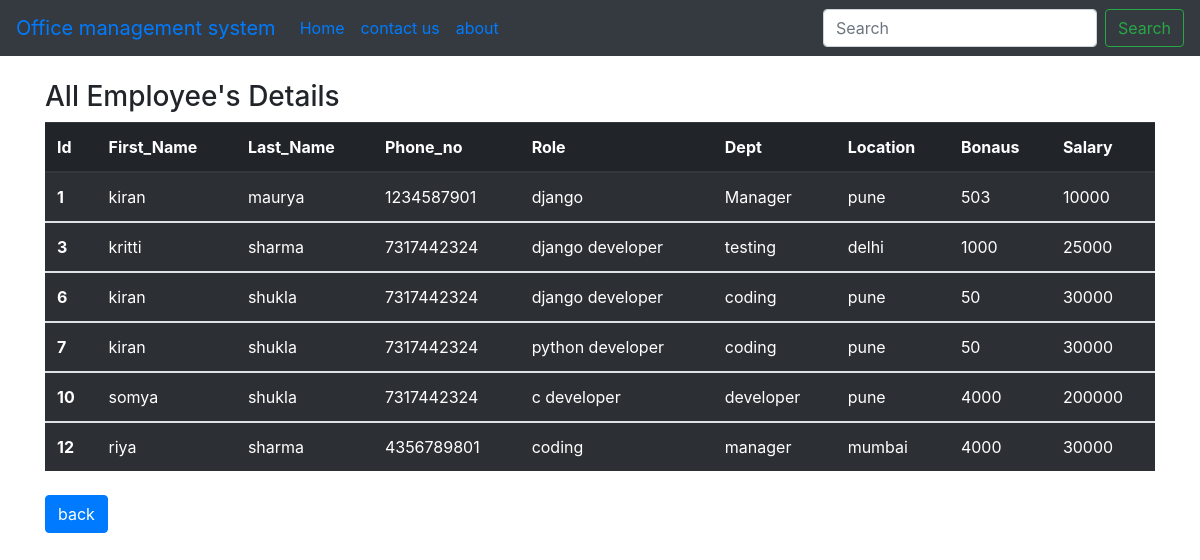
The app's page /employee/totalemp/ with its own data.
### employee/models.py (models this page shows, shortened)
class Employee(models.Model):
    first_name = models.CharField(max_length=100,default="")
    last_name = models.CharField(max_length=100,default="")
    bonus = models.IntegerField(default=0)
    salary = models.IntegerField(default=0)
    phone = models.IntegerField(default=0)
    role_name= models.CharField(max_length=200,default="")
    dept_name = models.CharField(max_length=200,default="")
    location = models.CharField(max_length=500,default="")

### employee/views.py (the view)
# urls.py: path("totalemp/",views.total_employee,name = "TOtalEmp"),
def total_employee(request):
   all_emp = Employee.objects.all()
   param = {"allemp":all_emp}
   return render(request,'employee/totalemp.html',param)

### templates/employee/totalemp.html (shortened to what this page needs)
{% extends 'basic.html' %}
{% block body %}
<div class="container my-4">
    <h3> All Employee's Details</h3>
<table class="table table-striped table-dark">
    <thead>
      <tr>
        <th scope="col">Id</th>
        <th scope="col">First_Name</th>
        <th scope="col">Last_Name</th>
        <th scope="col">Phone_no</th>
        <th scope="col">Role</th>
        <th scope="col">Dept</th>
        <th scope="col">Location</th>
        <th scope="col">Bonaus</th>
        <th scope="col">Salary</th>
      </tr>
    </thead>
    {% for emp in allemp %}
    <tbody>
      <tr>
       <th scope= "row">{{emp.id}}</th>
        <td>{{emp.first_name}}</td>
        <td>{{emp.last_name}}</td>
        <td>{{emp.phone}}</td>
        <td>{{emp.role_name}}</td>
        <td>{{emp.dept_name}}</td>
        <td>{{emp.location}}</td>
        <td>{{emp.bonus}}</td>
        <td>{{emp.salary}}</td>
      </tr>
    </tbody>
    {% endfor%}
  </table>
  <a href="/employee"class = "btn btn-primary my-2">back</a>
</div>
    {% endblock %}

### templates/basic.html (shortened to what this page needs)
<!doctype html>
<html lang="en">
  <head>
    <link rel="stylesheet" href="https://cdn.jsdelivr.net/npm/bootstrap@4.0.0/dist/css/bootstrap.min.css">
  </head>
  <body>
    {% load static %}
    <nav class="navbar navbar-expand-lg navbar-primary bg-dark">
      <a class="navbar-brand" href="/">Office management system</a>
      <div class="collapse navbar-collapse" id="navbarSupportedContent">
        <ul class="navbar-nav mr-auto">
          <li class="nav-item active">
            <a class="nav-link" href="/">Home <span class="sr-only">(current)</span></a>
          </li>
          <li class="nav-item">
            <a class="nav-link" href="/contact">contact us</a>
          </li>
          <li class="nav-item">
            <a class="nav-link" href="/about">about</a>
          </li>
        </ul>
        <form  method = "post"  action="/search/" class="form-inline my-2 my-lg-0">{% csrf_token %}
          <input class="form-control mr-sm-2" type="search" placeholder="Search" aria-label="Search" name="search" id = "search">
          <button class="btn btn-outline-success my-2 my-sm-0" type="submit">Search</button>
        </form>
      </div>
    </nav>
     {% block body%}     {%endblock body%}
  </body>
</html>
</body>

### records on screen
Employee: id "1", first_name "kiran", last_name "maurya", phone "1234587901", role_name "django", dept_name "Manager", location "pune", bonus "503", salary "10000"
Employee: id "3", first_name "kritti", last_name "sharma", phone "7317442324", role_name "django developer", dept_name "testing", location "delhi", bonus "1000", salary "25000"
Employee: id "6", first_name "kiran", last_name "shukla", phone "7317442324", role_name "django developer", dept_name "coding", location "pune", bonus "50", salary "30000"
Employee: id "7", first_name "kiran", last_name "shukla", phone "7317442324", role_name "python developer", dept_name "coding", location "pune", bonus "50", salary "30000"
Employee: id "10", first_name "somya", last_name "shukla", phone "7317442324", role_name "c developer", dept_name "developer", location "pune", bonus "4000", salary "200000"
Employee: id "12", first_name "riya", last_name "sharma", phone "4356789801", role_name "coding", dept_name "manager", location "mumbai", bonus "4000", salary "30000"
